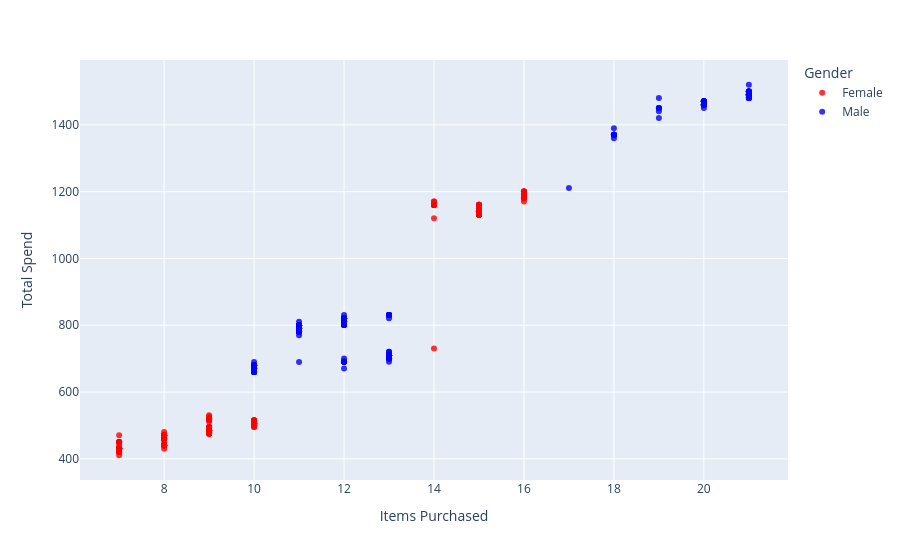

Here is the notebook cell this chart was saved with:
### Code cell
fig=px.scatter(df, 
               y='Total Spend', 
               x='Items Purchased', 
               color='Gender',  
               color_discrete_sequence=['red', 'blue'],          
               opacity=0.8)
fig.show()

### Figure 1 — Plotly figure (JSON) as saved in the notebook; plotly's stock layout.template omitted (floating-point values rounded to 4 significant figures; data arrays with more than 128 entries replaced by an {"elided": "..."} marker saying what was removed)
{"data": [{"hovertemplate": "Gender=Female<br>Items Purchased=%{x}<br>Total Spend=%{y}<extra></extra>", "legendgroup": "Female", "marker": {"color": "red", "opacity": 0.8, "symbol": "circle"}, "mode": "markers", "name": "Female", "orientation": "v", "showlegend": true, "type": "scatter", "x": {"elided": "175 int values"}, "xaxis": "x", "y": {"elided": "175 float values"}, "yaxis": "y"}, {"hovertemplate": "Gender=Male<br>Items Purchased=%{x}<br>Total Spend=%{y}<extra></extra>", "legendgroup": "Male", "marker": {"color": "blue", "opacity": 0.8, "symbol": "circle"}, "mode": "markers", "name": "Male", "orientation": "v", "showlegend": true, "type": "scatter", "x": {"elided": "175 int values"}, "xaxis": "x", "y": {"elided": "175 float values"}, "yaxis": "y"}], "layout": {"legend": {"title": {"text": "Gender"}, "tracegroupgap": 0}, "margin": {"t": 60}, "xaxis": {"anchor": "y", "domain": [0, 1], "title": {"text": "Items Purchased"}}, "yaxis": {"anchor": "x", "domain": [0, 1], "title": {"text": "Total Spend"}}}}
